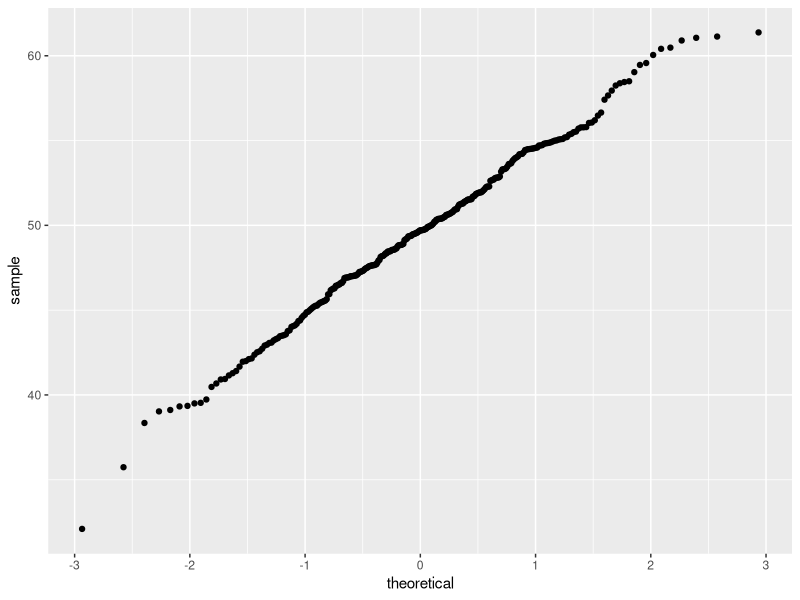
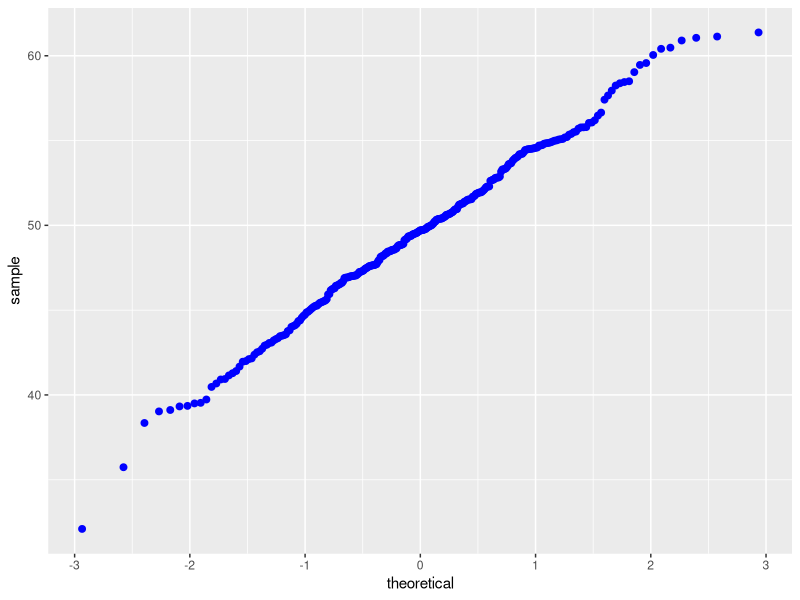
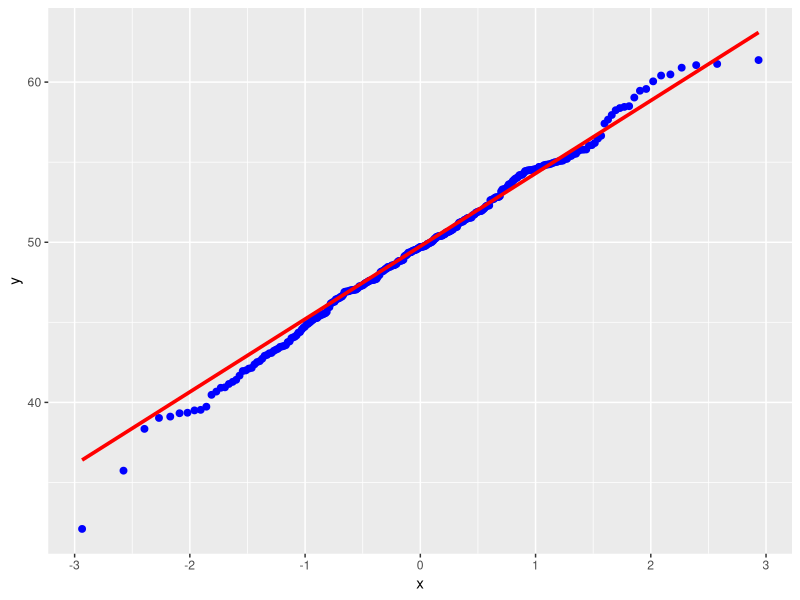

These figures' R source, in order:
## ---- chunk 1
knitr::opts_chunk$set(echo = TRUE, fig.align='center')

# title: Creating a Q-Q plot
# author: jonathan
# revised: 20/2/2020 

WEB <- c("https://bioceed.uib.no/dropfolder/bioSTATS/Rmd/Basic/Visualizing/Simple/QQplot.html")
GIT <- c("https://github.com/jonathansoule/biostats/blob/master/Basic/Visualizing/Simple/QQplot.Rmd")
library(ggplot2)
## ---- chunk 2
# ID
ID <- 1:300
# sample
values <- rnorm(300, mean=50, sd=5)
# dataframe
df <- data.frame(ID, values)
## ---- chunk 3
ggplot(df, aes(sample=values)) +
  stat_qq() 
## ---- chunk 4
ggplot(df, aes(sample=values)) +
  stat_qq(size = 2, color = "blue")   
## ---- chunk 5
ggplot(df, aes(sample=values)) +
  stat_qq(size = 2, color = "blue") + 
  stat_qq_line(size=1.25, color="red")  
